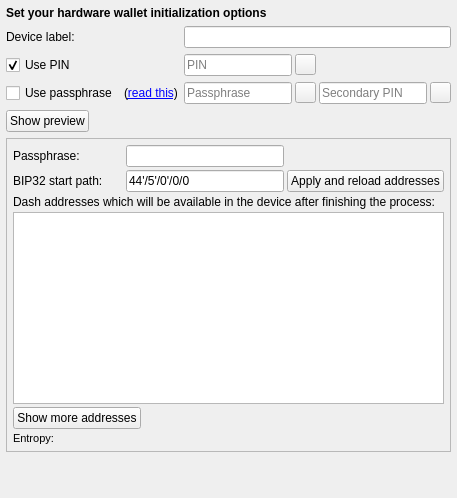
     <widget class="QWidget" name="pgStepInitOptions">
      <layout class="QVBoxLayout" name="verticalLayout_2">
       <property name="spacing">
        <number>6</number>
       </property>
       <property name="leftMargin">
        <number>6</number>
       </property>
       <property name="topMargin">
        <number>6</number>
       </property>
       <property name="rightMargin">
        <number>6</number>
       </property>
       <property name="bottomMargin">
        <number>6</number>
       </property>
       <item>
        <widget class="QLabel" name="lblHwOptionsTitle">
         <property name="text">
          <string>&lt;b&gt;Set your hardware wallet initialization options&lt;/b&gt;</string>
         </property>
         <property name="wordWrap">
          <bool>true</bool>
         </property>
        </widget>
       </item>
       <item>
        <layout class="QGridLayout" name="gridLayout">
         <item row="0" column="0">
          <widget class="QLabel" name="lblHwOptionsDeviceLabel">
           <property name="text">
            <string>Device label:</string>
           </property>
          </widget>
         </item>
         <item row="0" column="1">
          <widget class="QLineEdit" name="edtHwOptionsDeviceLabel">
           <property name="placeholderText">
            <string/>
           </property>
          </widget>
         </item>
         <item row="2" column="0">
          <layout class="QHBoxLayout" name="horizontalLayout_7">
           <item>
            <widget class="QCheckBox" name="chbHwOptionsUsePassphrase">
             <property name="sizePolicy">
              <sizepolicy hsizetype="Maximum" vsizetype="Fixed">
               <horstretch>0</horstretch>
               <verstretch>0</verstretch>
              </sizepolicy>
             </property>
             <property name="whatsThis">
              <string>&lt;html&gt;&lt;head/&gt;&lt;body&gt;&lt;p&gt;Check the link attached &amp;lt;a href=&amp;quot;dash.org&amp;quot;&amp;gt;dash.org&amp;lt;/a&amp;gt;&lt;/p&gt;&lt;/body&gt;&lt;/html&gt;</string>
             </property>
             <property name="text">
              <string>Use passphrase</string>
             </property>
            </widget>
           </item>
           <item>
            <widget class="QLabel" name="lblHwOptionsPassphraseReadmeLink">
             <property name="text">
              <string>(&lt;a href=&quot;https://doc.satoshilabs.com/trezor-user/advanced_settings.html#using-passphrase-encrypted-seeds&quot;&gt;read this&lt;/a&gt;)</string>
             </property>
             <property name="textFormat">
              <enum>Qt::AutoText</enum>
             </property>
             <property name="openExternalLinks">
              <bool>true</bool>
             </property>
            </widget>
           </item>
          </layout>
         </item>
         <item row="2" column="1">
          <widget class="QWidget" name="wdgHwOptionsLedger" native="true">
           <property name="minimumSize">
            <size>
             <width>0</width>
             <height>0</height>
            </size>
           </property>
           <layout class="QHBoxLayout" name="horizontalLayout_5" stretch="1,0,0,0">
            <property name="spacing">
             <number>3</number>
            </property>
            <property name="leftMargin">
             <number>0</number>
            </property>
            <property name="topMargin">
             <number>0</number>
            </property>
            <property name="rightMargin">
             <number>0</number>
            </property>
            <property name="bottomMargin">
             <number>0</number>
            </property>
            <item>
             <widget class="QLineEdit" name="edtHwOptionsLedgerPassphrase">
              <property name="toolTip">
               <string>&lt;html&gt;&lt;head/&gt;&lt;body&gt;&lt;p&gt;This passphrase (if used) will be saved in your Ledger Nano S device and will be secured with the secondary PIN .&lt;/p&gt;&lt;/body&gt;&lt;/html&gt;</string>
              </property>
              <property name="echoMode">
               <enum>QLineEdit::Password</enum>
              </property>
              <property name="placeholderText">
               <string>Passphrase</string>
              </property>
             </widget>
            </item>
            <item>
             <widget class="QToolButton" name="btnShowPassphrase">
              <property name="minimumSize">
               <size>
                <width>21</width>
                <height>21</height>
               </size>
              </property>
              <property name="maximumSize">
               <size>
                <width>21</width>
                <height>21</height>
               </size>
              </property>
              <property name="toolTip">
               <string>Show passphrase</string>
              </property>
              <property name="text">
               <string/>
              </property>
             </widget>
            </item>
            <item>
             <widget class="QLineEdit" name="edtHwOptionsLedgerSecondaryPIN">
              <property name="toolTip">
               <string>&lt;html&gt;&lt;head/&gt;&lt;body&gt;&lt;p&gt;This PIN will be used to activate passphrase saved in your Ledger Nano S.&lt;/p&gt;&lt;/body&gt;&lt;/html&gt;</string>
              </property>
              <property name="echoMode">
               <enum>QLineEdit::Password</enum>
              </property>
              <property name="placeholderText">
               <string>Secondary PIN</string>
              </property>
             </widget>
            </item>
            <item>
             <widget class="QToolButton" name="btnShowSecondaryPIN">
              <property name="sizePolicy">
               <sizepolicy hsizetype="Fixed" vsizetype="Fixed">
                <horstretch>0</horstretch>
                <verstretch>0</verstretch>
               </sizepolicy>
              </property>
              <property name="minimumSize">
               <size>
                <width>21</width>
                <height>21</height>
               </size>
              </property>
              <property name="maximumSize">
               <size>
                <width>21</width>
                <height>21</height>
               </size>
              </property>
              <property name="toolTip">
               <string>Show secondary PIN</string>
              </property>
              <property name="text">
               <string/>
              </property>
             </widget>
            </item>
           </layout>
          </widget>
         </item>
         <item row="1" column="1">
          <layout class="QHBoxLayout" name="horizontalLayout_2">
           <property name="spacing">
            <number>3</number>
           </property>
           <item>
            <widget class="QLineEdit" name="edtHwOptionsPIN">
             <property name="sizePolicy">
              <sizepolicy hsizetype="Maximum" vsizetype="Fixed">
               <horstretch>0</horstretch>
               <verstretch>0</verstretch>
              </sizepolicy>
             </property>
             <property name="layoutDirection">
              <enum>Qt::LeftToRight</enum>
             </property>
             <property name="echoMode">
              <enum>QLineEdit::Password</enum>
             </property>
             <property name="placeholderText">
              <string>PIN</string>
             </property>
            </widget>
           </item>
           <item>
            <widget class="QToolButton" name="btnShowPIN">
             <property name="sizePolicy">
              <sizepolicy hsizetype="Fixed" vsizetype="Fixed">
               <horstretch>0</horstretch>
               <verstretch>0</verstretch>
              </sizepolicy>
             </property>
             <property name="minimumSize">
              <size>
               <width>21</width>
               <height>21</height>
              </size>
             </property>
             <property name="maximumSize">
              <size>
               <width>21</width>
               <height>21</height>
              </size>
             </property>
             <property name="toolTip">
              <string>Show PIN</string>
             </property>
             <property name="text">
              <string/>
             </property>
            </widget>
           </item>
           <item>
            <spacer name="horizontalSpacer_4">
             <property name="orientation">
              <enum>Qt::Horizontal</enum>
             </property>
             <property name="sizeHint" stdset="0">
              <size>
               <width>40</width>
               <height>20</height>
              </size>
             </property>
            </spacer>
           </item>
          </layout>
         </item>
         <item row="1" column="0">
          <layout class="QHBoxLayout" name="horizontalLayout_3">
           <item>
            <widget class="QCheckBox" name="chbHwOptionsUsePIN">
             <property name="text">
              <string>Use PIN</string>
             </property>
             <property name="checked">
              <bool>true</bool>
             </property>
            </widget>
           </item>
          </layout>
         </item>
        </layout>
       </item>
       <item>
        <widget class="QPushButton" name="btnHwOptionsDetails">
         <property name="sizePolicy">
          <sizepolicy hsizetype="Maximum" vsizetype="Fixed">
           <horstretch>0</horstretch>
           <verstretch>0</verstretch>
          </sizepolicy>
         </property>
         <property name="text">
          <string>Show preview</string>
         </property>
         <property name="autoDefault">
          <bool>false</bool>
         </property>
        </widget>
       </item>
       <item>
        <widget class="QFrame" name="fraDetails">
         <property name="styleSheet">
          <string notr="true"/>
         </property>
         <property name="frameShape">
          <enum>QFrame::StyledPanel</enum>
         </property>
         <property name="frameShadow">
          <enum>QFrame::Plain</enum>
         </property>
         <property name="lineWidth">
          <number>1</number>
         </property>
         <layout class="QVBoxLayout" name="verticalLayout_11">
          <property name="leftMargin">
           <number>6</number>
          </property>
          <property name="topMargin">
           <number>6</number>
          </property>
          <property name="rightMargin">
           <number>6</number>
          </property>
          <property name="bottomMargin">
           <number>6</number>
          </property>
          <item>
           <widget class="QWidget" name="wdgHwOptionsDetails" native="true">
            <layout class="QVBoxLayout" name="verticalLayout_9">
             <property name="spacing">
              <number>3</number>
             </property>
             <property name="leftMargin">
              <number>0</number>
             </property>
             <property name="topMargin">
              <number>0</number>
             </property>
             <property name="rightMargin">
              <number>0</number>
             </property>
             <property name="bottomMargin">
              <number>0</number>
             </property>
             <item>
              <layout class="QGridLayout" name="gridLayout_2" rowstretch="0,0">
               <item row="0" column="1">
                <widget class="QLineEdit" name="edtHwOptionsPassphrase">
                 <property name="maximumSize">
                  <size>
                   <width>16777215</width>
                   <height>16777215</height>
                  </size>
                 </property>
                 <property name="echoMode">
                  <enum>QLineEdit::Password</enum>
                 </property>
                </widget>
               </item>
               <item row="1" column="0">
                <widget class="QLabel" name="label_3">
                 <property name="sizePolicy">
                  <sizepolicy hsizetype="Preferred" vsizetype="Preferred">
                   <horstretch>0</horstretch>
                   <verstretch>0</verstretch>
                  </sizepolicy>
                 </property>
                 <property name="minimumSize">
                  <size>
                   <width>110</width>
                   <height>0</height>
                  </size>
                 </property>
                 <property name="text">
                  <string>BIP32 start path:</string>
                 </property>
                </widget>
               </item>
               <item row="0" column="0">
                <widget class="QLabel" name="label">
                 <property name="text">
                  <string>Passphrase:</string>
                 </property>
                </widget>
               </item>
               <item row="1" column="2">
                <widget class="QPushButton" name="btnRefreshAddressesPreview">
                 <property name="sizePolicy">
                  <sizepolicy hsizetype="Maximum" vsizetype="Fixed">
                   <horstretch>0</horstretch>
                   <verstretch>0</verstretch>
                  </sizepolicy>
                 </property>
                 <property name="text">
                  <string>Apply and reload addresses</string>
                 </property>
                 <property name="autoDefault">
                  <bool>false</bool>
                 </property>
                </widget>
               </item>
               <item row="1" column="1">
                <widget class="QLineEdit" name="edtHwOptionsBip32Path">
                 <property name="maximumSize">
                  <size>
                   <width>16777215</width>
                   <height>16777215</height>
                  </size>
                 </property>
                 <property name="text">
                  <string>44'/5'/0'/0/0</string>
                 </property>
                 <property name="echoMode">
                  <enum>QLineEdit::Normal</enum>
                 </property>
                </widget>
               </item>
              </layout>
             </item>
             <item>
              <widget class="QLabel" name="label_5">
               <property name="text">
                <string>Dash addresses which will be available in the device after finishing the process:</string>
               </property>
               <property name="wordWrap">
                <bool>true</bool>
               </property>
              </widget>
             </item>
             <item>
              <widget class="QTableView" name="viewAddresses">
               <property name="selectionMode">
                <enum>QAbstractItemView::MultiSelection</enum>
               </property>
               <property name="selectionBehavior">
                <enum>QAbstractItemView::SelectItems</enum>
               </property>
               <attribute name="horizontalHeaderVisible">
                <bool>false</bool>
               </attribute>
               <attribute name="horizontalHeaderStretchLastSection">
                <bool>true</bool>
               </attribute>
               <attribute name="verticalHeaderVisible">
                <bool>false</bool>
               </attribute>
               <attribute name="verticalHeaderStretchLastSection">
                <bool>false</bool>
               </attribute>
              </widget>
             </item>
             <item>
              <layout class="QHBoxLayout" name="horizontalLayout_11">
               <item>
                <widget class="QPushButton" name="btnPreviewShowNextAddresses">
                 <property name="text">
                  <string>Show more addresses</string>
                 </property>
                </widget>
               </item>
               <item>
                <spacer name="horizontalSpacer_3">
                 <property name="orientation">
                  <enum>Qt::Horizontal</enum>
                 </property>
                 <property name="sizeHint" stdset="0">
                  <size>
                   <width>40</width>
                   <height>20</height>
                  </size>
                 </property>
                </spacer>
               </item>
              </layout>
             </item>
             <item>
              <widget class="QLabel" name="lblHwOptionsMessage1">
               <property name="styleSheet">
                <string notr="true">font-size:11px</string>
               </property>
               <property name="text">
                <string>Entropy:</string>
               </property>
               <property name="wordWrap">
                <bool>true</bool>
               </property>
               <property name="openExternalLinks">
                <bool>true</bool>
               </property>
               <property name="textInteractionFlags">
                <set>Qt::LinksAccessibleByMouse|Qt::TextSelectableByKeyboard|Qt::TextSelectableByMouse</set>
               </property>
              </widget>
             </item>
            </layout>
           </widget>
          </item>
         </layout>
        </widget>
       </item>
       <item>
        <spacer name="verticalSpacer">
         <property name="orientation">
          <enum>Qt::Vertical</enum>
         </property>
         <property name="sizeHint" stdset="0">
          <size>
           <width>20</width>
           <height>40</height>
          </size>
         </property>
        </spacer>
       </item>
      </layout>
     </widget>
